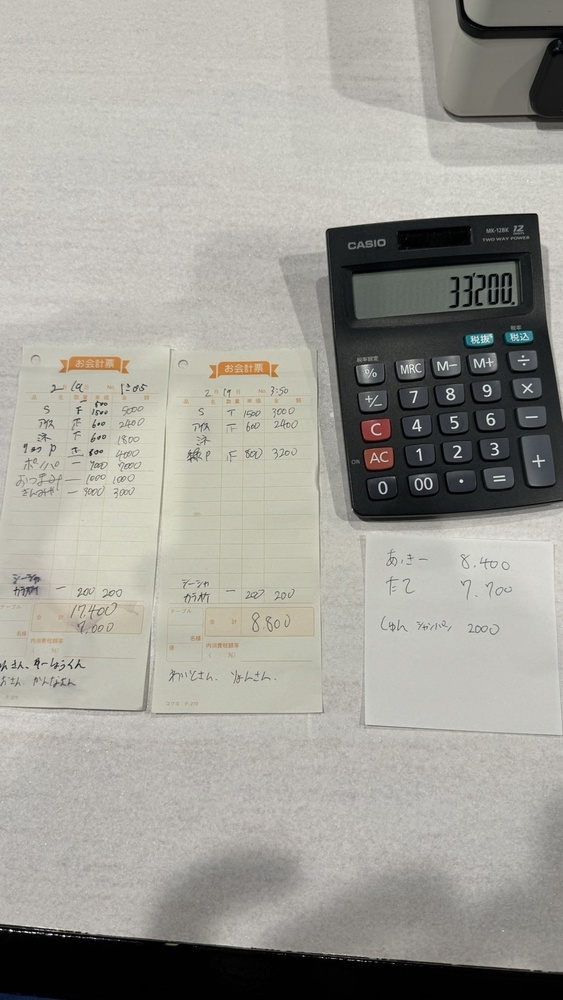
#> input picture 手書き文字認識/素材/2024-2~9/IMG_3542.JPG, 563 x 1000 px, shrunk from 960 x 1706 before the run; its folder holds 4 pictures in this run
$ python annotation_tool.py
#> lines starting #> are read from the running program, lines starting #| are printed output that depends on the picture; after the words box and inside, x2 and y2 are one past the last pixel; in counts of white or black regions, pixels touching at a corner belong together
import cv2
import os

# 保存先ディレクトリ
save_dir = "annotated_dataset"
os.makedirs(save_dir, exist_ok=True)

# 元画像ディレクトリ
image_dir = "素材/2024-2~9"
image_files = [f for f in os.listdir(image_dir) if f.lower().endswith(('.png', '.jpg', '.jpeg'))]

rect_size = 28
rect_x, rect_y = 0, 0

def mouse_callback(event, x, y, flags, param):
    global rect_x, rect_y
    # マウスの矢印の先に四角の右下が来る
    rect_x, rect_y = x - rect_size, y - rect_size
    if event == cv2.EVENT_LBUTTONDOWN:
        crop = param[max(rect_y,0):max(rect_y+rect_size,0), max(rect_x,0):max(rect_x+rect_size,0)]
        save_path = os.path.join(save_dir, f"{os.path.splitext(param['fname'])[0]}_crop.png")
        cv2.imwrite(save_path, crop)
        print(f"Saved: {save_path}")

for fname in image_files:
    img = cv2.imread(os.path.join(image_dir, fname))
#> img is the input picture: shape (1000, 563, 3); mean B, G, R 152, 158.9, 160.2
    if img is None:
        continue
    h, w = img.shape[:2]
#> h = 1000; w = 563
    rect_x, rect_y = w // 2 - rect_size // 2, h // 2 - rect_size // 2
#> rect_x = 267; rect_y = 486

    cv2.namedWindow('Annotate')
    # paramに画像とファイル名を渡す
    param = {'img': img, 'fname': fname}
    def mouse_callback(event, x, y, flags, param=param):
        global rect_x, rect_y
        rect_x, rect_y = x - rect_size, y - rect_size
        if event == cv2.EVENT_LBUTTONDOWN:
            crop = img[max(rect_y,0):max(rect_y+rect_size,0), max(rect_x,0):max(rect_x+rect_size,0)]
            save_path = os.path.join(save_dir, f"{os.path.splitext(fname)[0]}_crop.png")
            cv2.imwrite(save_path, crop)
            print(f"Saved: {save_path}")

    cv2.setMouseCallback('Annotate', mouse_callback)

    while True:
        disp = img.copy()
        cv2.rectangle(disp, (rect_x, rect_y), (rect_x+rect_size, rect_y+rect_size), (0,255,0), 2)
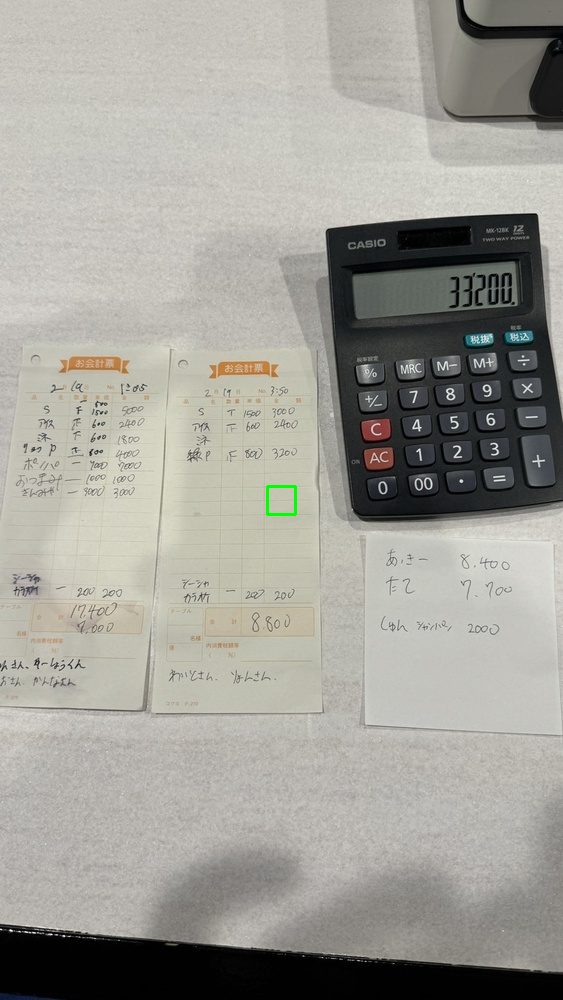
#> disp: shape (1000, 563, 3); 0.06% of pixels changed, all inside (x1, y1, x2, y2) = (266, 485, 297, 516)
        cv2.imshow('Annotate', disp)
        key = cv2.waitKey(30)
#> (key Esc is pressed here)
        if key == 27:  # ESCで次の画像へ
            break

    cv2.destroyAllWindows()
#> pass 2 of the loop `for fname in image_files:`:
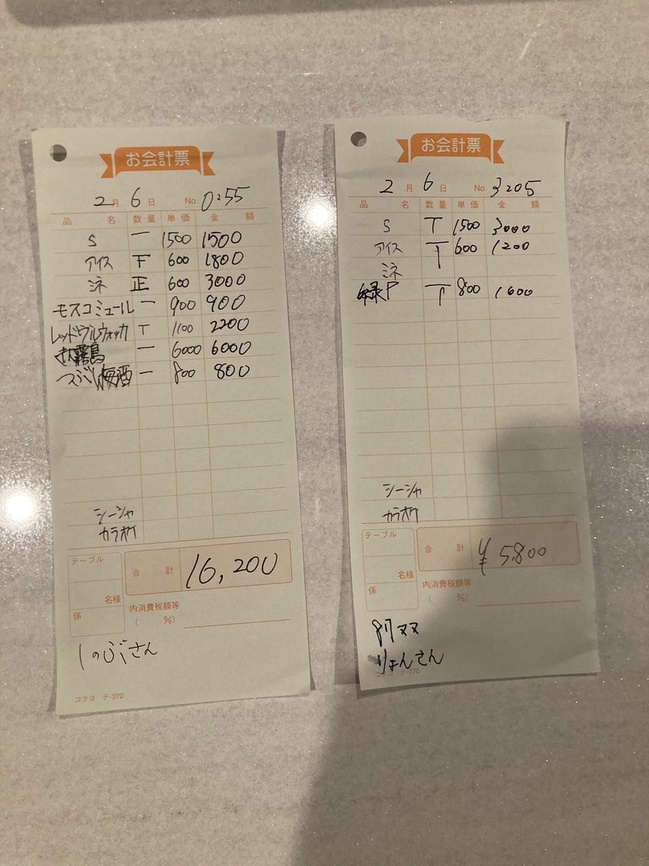
#> input picture 手書き文字認識/素材/2024-2~9/IMG_3552.JPG, 649 x 866 px, shrunk from 1108 x 1478 before the run
#> img is the input picture: shape (866, 649, 3); mean B, G, R 134.6, 153.2, 166.1
#> `cv2.rectangle(disp, (rect_x, rect_y), (rect_x+rect_size, rect_y+rect_s..`:
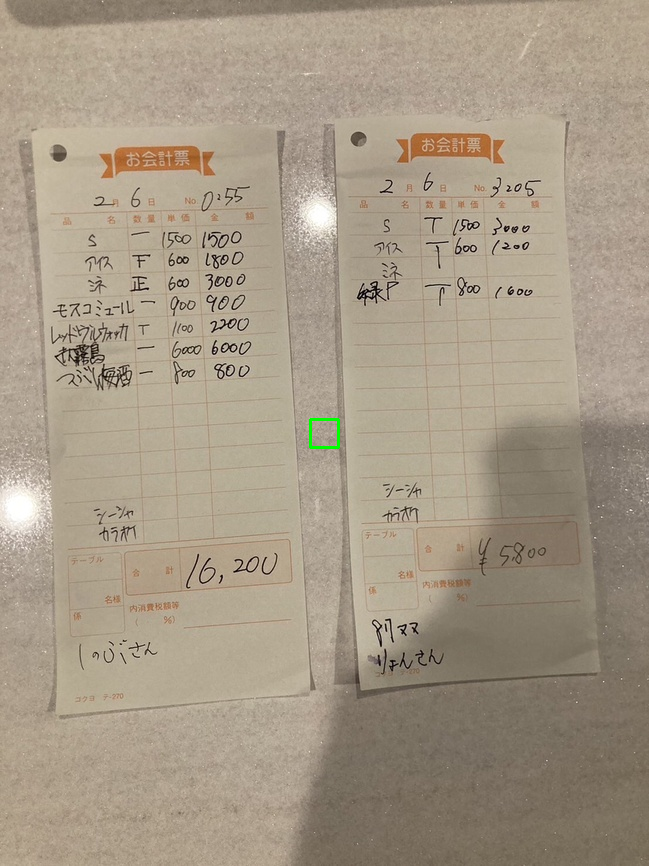
#> disp: shape (866, 649, 3); 0.06% of pixels changed, all inside (x1, y1, x2, y2) = (309, 418, 340, 449)
#> (key Enter is pressed here)
#> pass 3 of the loop `for fname in image_files:`:
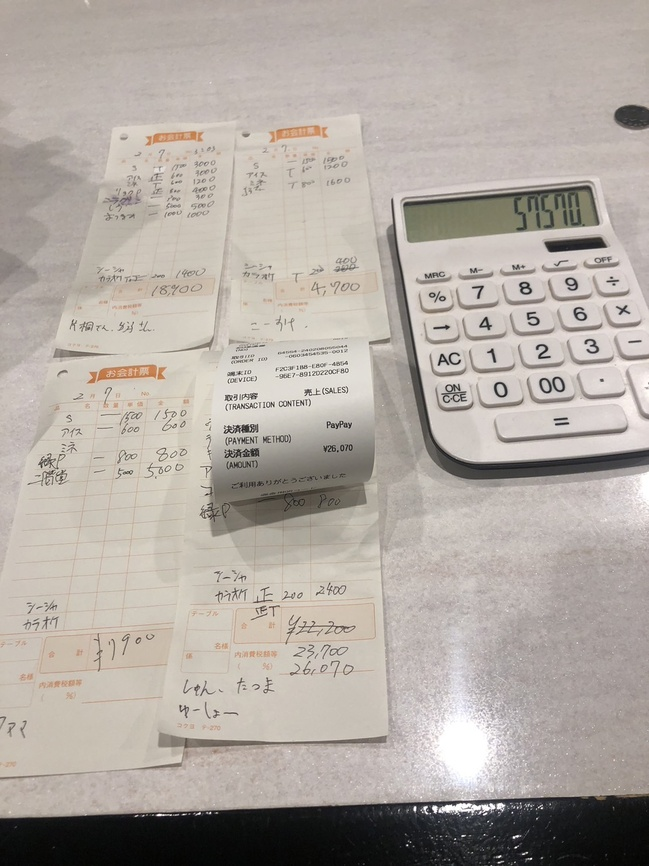
#> input picture 手書き文字認識/素材/2024-2~9/IMG_3553.JPG, 649 x 866 px, shrunk from 1108 x 1477 before the run
#> img is the input picture: shape (866, 649, 3); mean B, G, R 162.7, 169.6, 177.3
#> `cv2.rectangle(disp, (rect_x, rect_y), (rect_x+rect_size, rect_y+rect_s..`:
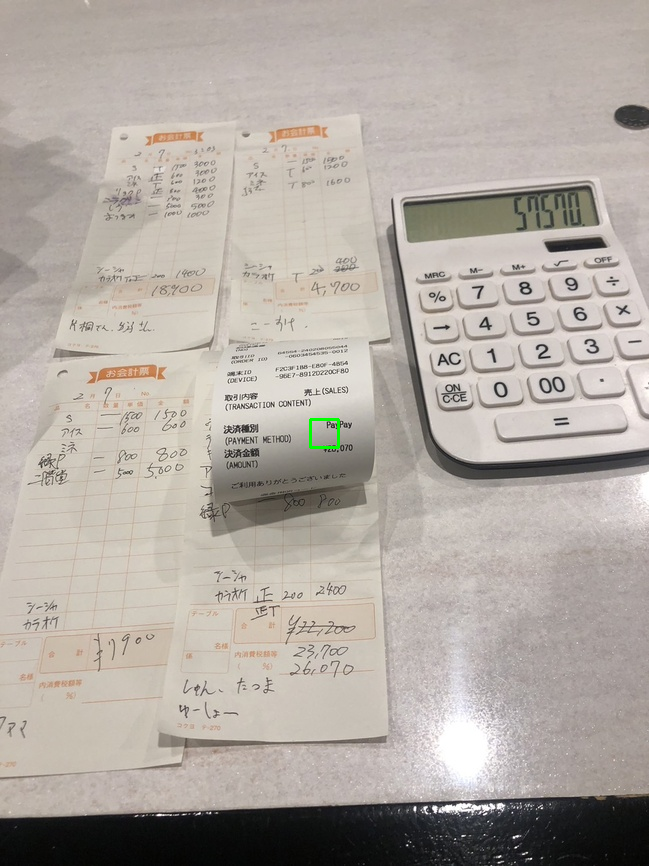
#> disp: shape (866, 649, 3); 0.06% of pixels changed, all inside (x1, y1, x2, y2) = (309, 418, 340, 449)
#> the loop made 4 passes; the first 3 are shown
